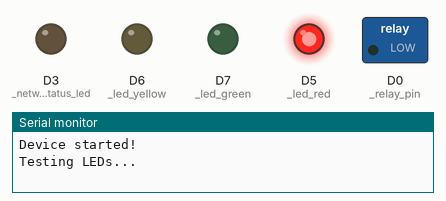
This program was run on a simulated ESP8266 (Wemos D1 mini). On the bench: switched loads named in the program (green lamp = pin HIGH), output pins drawn as LEDs (lit = HIGH), the last lines printed to the serial monitor. WiFi joins after 1.5 s; servers stay silent unless stated; network time is answered at once with the bench clock; the local clock reads 2024-03-15 10:24:30 at power-on unless the program sets it.

Above: at 1.2 s.
At 2.2 s:
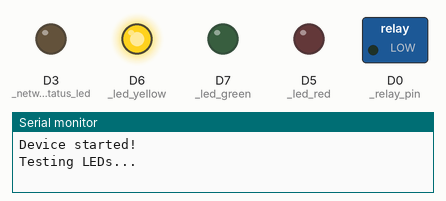
At 3.2 s:
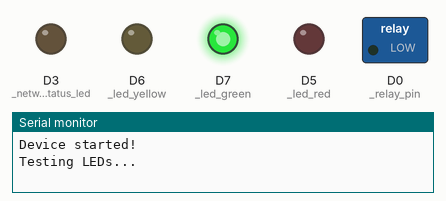
At 4.2 s:
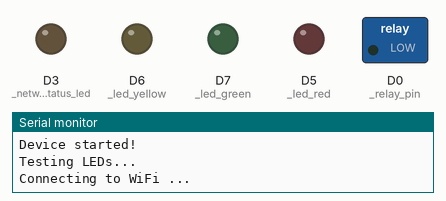
At 10.1 s:
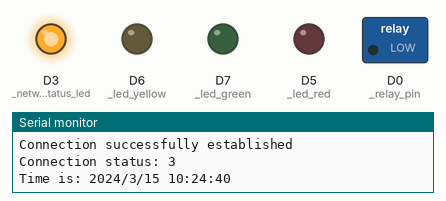
Timing chart, 0 to 11.6 s (numbered marks = the images above):
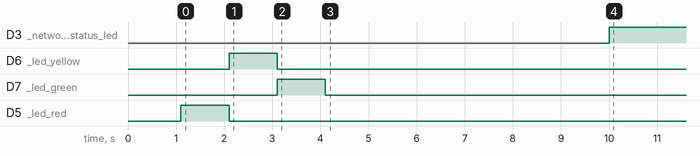

The program:

main.cpp
```cpp
#include <ESP8266WiFi.h>
#include <ESP8266HTTPClient.h>
#include <WiFiClient.h>
#include "RTClib.h"
#include <WiFiUdp.h>
#include <NTPClient.h>

#define _network_status_led D3
#define _led_red D5
#define _led_yellow D6
#define _led_green D7
#define _relay_pin D0

const char* ssid = "0";
const char* password = "fn0rd4223";

unsigned long previousMillis = 0;
unsigned long interval = 10000;

TimeSpan HystSetTimeSpan(0,0,15,0);
// TimeSpan HystActTimeSpan();
// DateTime HystStartDateTime();
DateTime HystEndDateTime;
bool RelayOn = false;

WiFiUDP ntpUDP;

//NTPClient timeClient(ntpUDP, "ptbtime1.ptb.de", 19800, 60000);
NTPClient timeClient(ntpUDP, "ptbtime1.ptb.de", 3600);

RTC_DS1307 rtc;

//HttpClient client(WiFi);

void initWiFi() {
  WiFi.mode(WIFI_STA);
  WiFi.begin(ssid, password);
  Serial.print("Connecting to WiFi ..");
  while (WiFi.status() != WL_CONNECTED) {
    Serial.print('.');
    delay(1000);
  }
  Serial.println(WiFi.localIP());

  WiFi.setAutoReconnect(true);
  WiFi.persistent(true);


}

void testLEDs()
   {
   Serial.println("Testing LEDs...");
   digitalWrite(_led_red, HIGH);
   digitalWrite(_led_yellow, LOW);
   digitalWrite(_led_green, LOW);
   delay(1000);
   digitalWrite(_led_red, LOW);
   digitalWrite(_led_yellow, HIGH);
   digitalWrite(_led_green, LOW);
   delay(1000);
   digitalWrite(_led_red, LOW);
   digitalWrite(_led_yellow, LOW);
   digitalWrite(_led_green, HIGH);
   delay(1000);
   digitalWrite(_led_green, LOW);
   }

void SwitchRelay(bool value)
  {
  Serial.print("Relay Value is ");
  Serial.println(value);
  DateTime NowTime=rtc.now();
  switch (value)
    {
    case true:
      {
      if (RelayOn)
        {
        }
      else
        {
        Serial.println("Turning Relay ON");
        digitalWrite(_relay_pin, HIGH);
        RelayOn = true;
        HystEndDateTime = NowTime + HystSetTimeSpan;
        break;
        }
      }
    case false:
      {
      if (RelayOn)
        {
        if (NowTime < HystEndDateTime)
          {
          }
        else
          {
          Serial.println("Turning Relay OFF");
          digitalWrite(_relay_pin, LOW);
          RelayOn = false;
          break;
          }
        }
      else
        {
        }
   }
    }
  }

void setup() {
  delay(1000);
  Serial.begin(9600);
  delay(100);
  Serial.println("Device started!");

  pinMode(_led_red, OUTPUT);
  pinMode(_led_yellow, OUTPUT);
  pinMode(_led_green, OUTPUT);
  pinMode(_relay_pin, OUTPUT);
  testLEDs();


  pinMode(_network_status_led, OUTPUT);

  digitalWrite(_network_status_led, LOW);

  initWiFi();
//  Serial.print("RSSI: ");
  Serial.println(WiFi.RSSI());

  Serial.println("Starting NTP Client");
  timeClient.begin();

  Serial.println("Updating NTP Client");
  timeClient.update();
  rtc.begin();

  Serial.println("Adjusting Real Time Clock");

  unsigned long unix_epoch = timeClient.getEpochTime();  // Get epoch time
  rtc.adjust(DateTime(unix_epoch));


}

void loop() {
  unsigned long currentMillis = millis();
  if (currentMillis - previousMillis >=interval){
    switch (WiFi.status()){
      case 3:
        Serial.println("Connection successfully established");
        digitalWrite(_network_status_led, HIGH);
        break;
      default:
        Serial.println("No connection");
        digitalWrite(_network_status_led, LOW);
        break;
    }
    Serial.printf("Connection status: %d\n", WiFi.status());
//    Serial.print("RRSI: ");
//    Serial.println(WiFi.RSSI());

    Serial.print("Time is: ");
    DateTime tnow = rtc.now();


    Serial.print(tnow.year(), DEC);
    Serial.print('/');
    Serial.print(tnow.month(), DEC);
    Serial.print('/');
    Serial.print(tnow.day(), DEC);
    Serial.print(" ");
    Serial.print(tnow.hour(), DEC);
    Serial.print(':');
    Serial.print(tnow.minute(), DEC);
    Serial.print(':');
    Serial.print(tnow.second(), DEC);
    Serial.println();

    // Get Power data from Alfons
    if(WiFi.status()== WL_CONNECTED)
      {
      WiFiClient client;
      HTTPClient http;
//      String serverPath = "http://alfons.siebenlinden.net/7lenergy/energy.json";
      String serverPath = "http://alfons.siebenlinden.net/7lenergy/energy.json";
      http.begin(client, serverPath.c_str());
      int httpResponseCode = http.GET();
      if (httpResponseCode>0)
        {
        Serial.print("HTTP Response code: ");
        Serial.println(httpResponseCode);
        String payload = http.getString();
//        Serial.println(payload);
        int start_at = payload.lastIndexOf(":");
        String value = payload.substring(start_at + 3, payload.length() - 3);
        int energy_balance = value.toInt();
        Serial.println(energy_balance);


        if((energy_balance > 0) && (energy_balance < 1000 ))
          {
          Serial.println("Signal is YELLOW");
          digitalWrite(_led_red, LOW);
          digitalWrite(_led_yellow, HIGH);
          digitalWrite(_led_green, LOW);
          SwitchRelay(false);
          }

        if(energy_balance >= 1000)
          {
          Serial.println("Signal is GREEN");
          digitalWrite(_led_red, LOW);
          digitalWrite(_led_yellow, LOW);
          digitalWrite(_led_green, HIGH);
	  SwitchRelay(true);
          }

        if(energy_balance <= 0)
          {
          Serial.println("Signal is RED");
          digitalWrite(_led_red, HIGH);
          digitalWrite(_led_yellow, LOW);
          digitalWrite(_led_green, LOW);
	  SwitchRelay(false);
          }
        }
      else
        {
        Serial.print("Error code: ");
        Serial.println(httpResponseCode);
        }
      }
    else
      {
      Serial.println("WiFi Disconnected, cant get data");
      }


    previousMillis = currentMillis;

    }
}
```

Measured:
- by itself, D3 (_network_status_led): LOW → HIGH at 10.0 s
